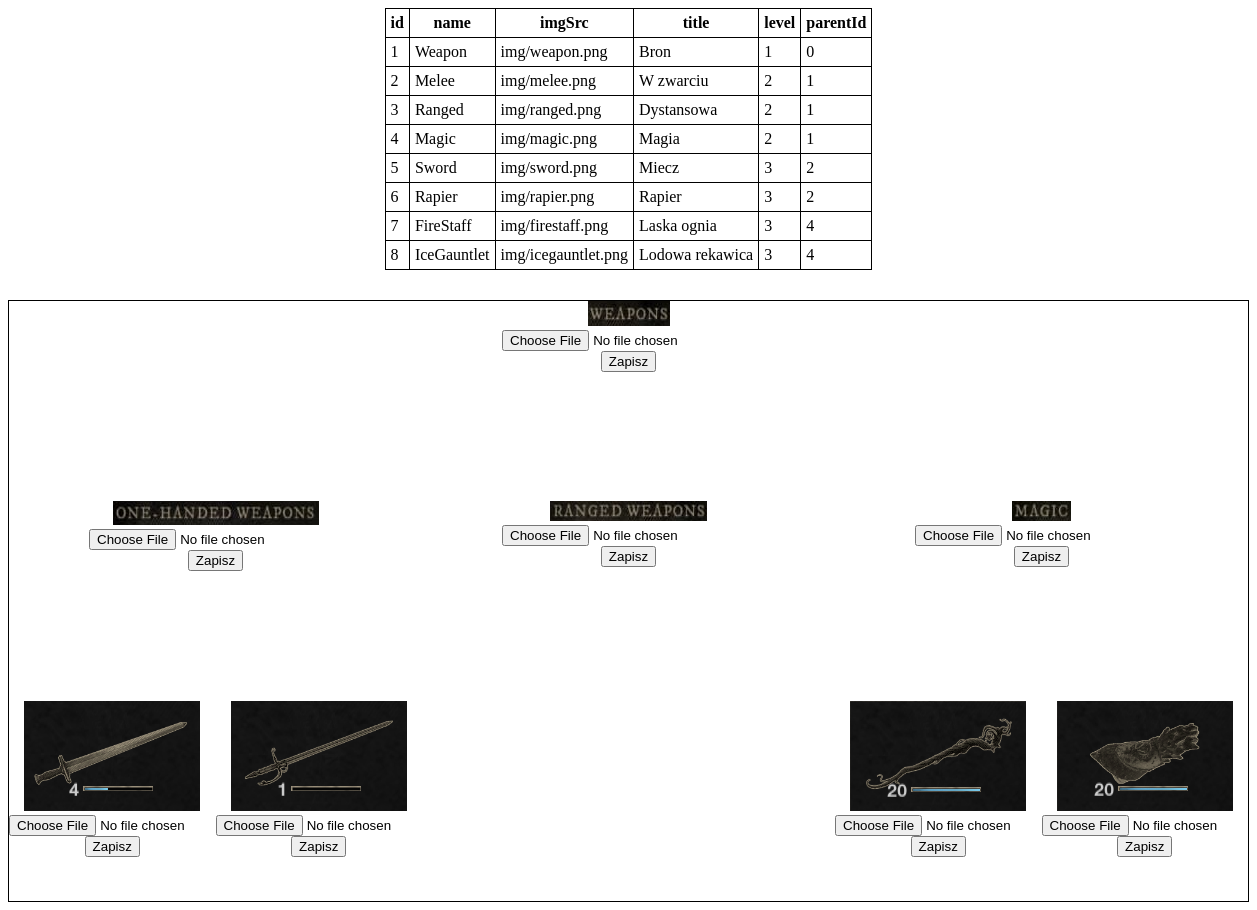
Page /weapon/index.php on the committed database.
### tables this page shows
CREATE TABLE `classes` (
  `id` int(11) NOT NULL,
  `name` text NOT NULL,
  `imgSrc` text NOT NULL,
  `title` text NOT NULL,
  `level` int(11) NOT NULL,
  `parentId` int(11) NOT NULL
);

### weapon/index.php (the view, shortened to what this page needs)
<!DOCTYPE html>
<html lang="pl">
<head>
    <link rel="stylesheet" href="style.css">
</head>
<body>
<div id="table">
<?php
$db=mysqli_connect('localhost','root','','zaliczenie');
$query=mysqli_query($db,"SELECT * FROM classes");
echo "<table>
<tr>
<th>id</th><th>name</th><th>imgSrc</th><th>title</th><th>level</th><th>parentId</th>
</tr>";
while($row=mysqli_fetch_row($query)){
    echo "<tr><td>$row[0]</td><td>$row[1]</td><td>$row[2]</td><td>$row[3]</td><td>$row[4]</td><td>$row[5]</td></tr>";
}
echo "</table></div><div id='main' style='clear:both;'>";
$imgid=1;
$main_query=mysqli_query($db,"SELECT COUNT(DISTINCT level) FROM classes;");
$main_count=mysqli_fetch_row($main_query);
for($main=1;$main<=$main_count[0];$main++){
    $img_query=mysqli_query($db,"SELECT imgSrc FROM classes WHERE level=$main;");
    $form_query=mysqli_query($db,"SELECT name FROM classes WHERE level=$main;");
    echo "<div style='width:100%;height:200px;'>";
    if($main-1<1)
        $query1=mysqli_query($db,"SELECT MIN(id) FROM classes WHERE level=$main");
    else
        $query1=mysqli_query($db,"SELECT MIN(id) FROM classes WHERE level=$main-1");
    $x=mysqli_fetch_row($query1);
    if($main-1<1)
        $query2=mysqli_query($db,"SELECT MAX(id) FROM classes WHERE level=$main");
    else
        $query2=mysqli_query($db,"SELECT MAX(id) FROM classes WHERE level=$main-1");
    $y=mysqli_fetch_row($query2);
    for($j=$x[0];$j<=$y[0];$j++){
        if($main-1<1)
        $query3=mysqli_query($db,"SELECT COUNT(parentId) FROM classes WHERE parentId=$j-1");
        else
        $query3=mysqli_query($db,"SELECT COUNT(parentId) FROM classes WHERE parentId=$j");
        $result=mysqli_fetch_row($query3);
        if($main-1<1)
        $widthQuery=mysqli_query($db,"SELECT COUNT(level) FROM classes WHERE level=$main");
        else
        $widthQuery=mysqli_query($db,"SELECT COUNT(level) FROM classes WHERE level=$main-1");
        $widthResult=mysqli_fetch_row($widthQuery);
        $width=100/$widthResult[0];
        echo "<div style='width:$width%;height:200px;float:left;text-align:center;'>";
        for($k=1;$k<=$result[0];$k++){
            $img=mysqli_fetch_row($img_query);
            $form=mysqli_fetch_row($form_query);
            $imgWidth=100/$result[0];
            echo "<div id='img$imgid' style='width:$imgWidth%;float:left;height:200px;'><a href='forms/$form[0].php'><img src='$img[0]'></a><br>
            <form action='' method='post'>
            <input name='imgChg$imgid' type='file' accept='image/png, image/gif, image/jpeg' value='Wybierz plik'><br><button type='submit'>Zapisz</button></div>
            </form>";
            $imgid++;
        }
        echo "</div>";
    }
    echo "</div>";
}
?>
</body>
</html>

### weapon/style.css (style rules this page uses)
table { margin:auto; padding:10px; border-collapse:collapse; }
td,th { padding:5px; border-width:1px; border-style:solid; }
#table { width:100%; margin-bottom:30px; }
#main { border-width:1px; border-style:solid; }

### rows in the picture
classes: id "1", name "Weapon", imgSrc "img/weapon.png", title "Bron", level "1", parentId "0", imgSrc (picture)
classes: id "2", name "Melee", imgSrc "img/melee.png", title "W zwarciu", level "2", parentId "1", imgSrc (picture)
classes: id "3", name "Ranged", imgSrc "img/ranged.png", title "Dystansowa", level "2", parentId "1", imgSrc (picture)
classes: id "4", name "Magic", imgSrc "img/magic.png", title "Magia", level "2", parentId "1", imgSrc (picture)
classes: id "5", name "Sword", imgSrc "img/sword.png", title "Miecz", level "3", parentId "2", imgSrc (picture)
classes: id "6", name "Rapier", imgSrc "img/rapier.png", title "Rapier", level "3", parentId "2", imgSrc (picture)
classes: id "7", name "FireStaff", imgSrc "img/firestaff.png", title "Laska ognia", level "3", parentId "4", imgSrc (picture)
classes: id "8", name "IceGauntlet", imgSrc "img/icegauntlet.png", title "Lodowa rekawica", level "3", parentId "4", imgSrc (picture)
